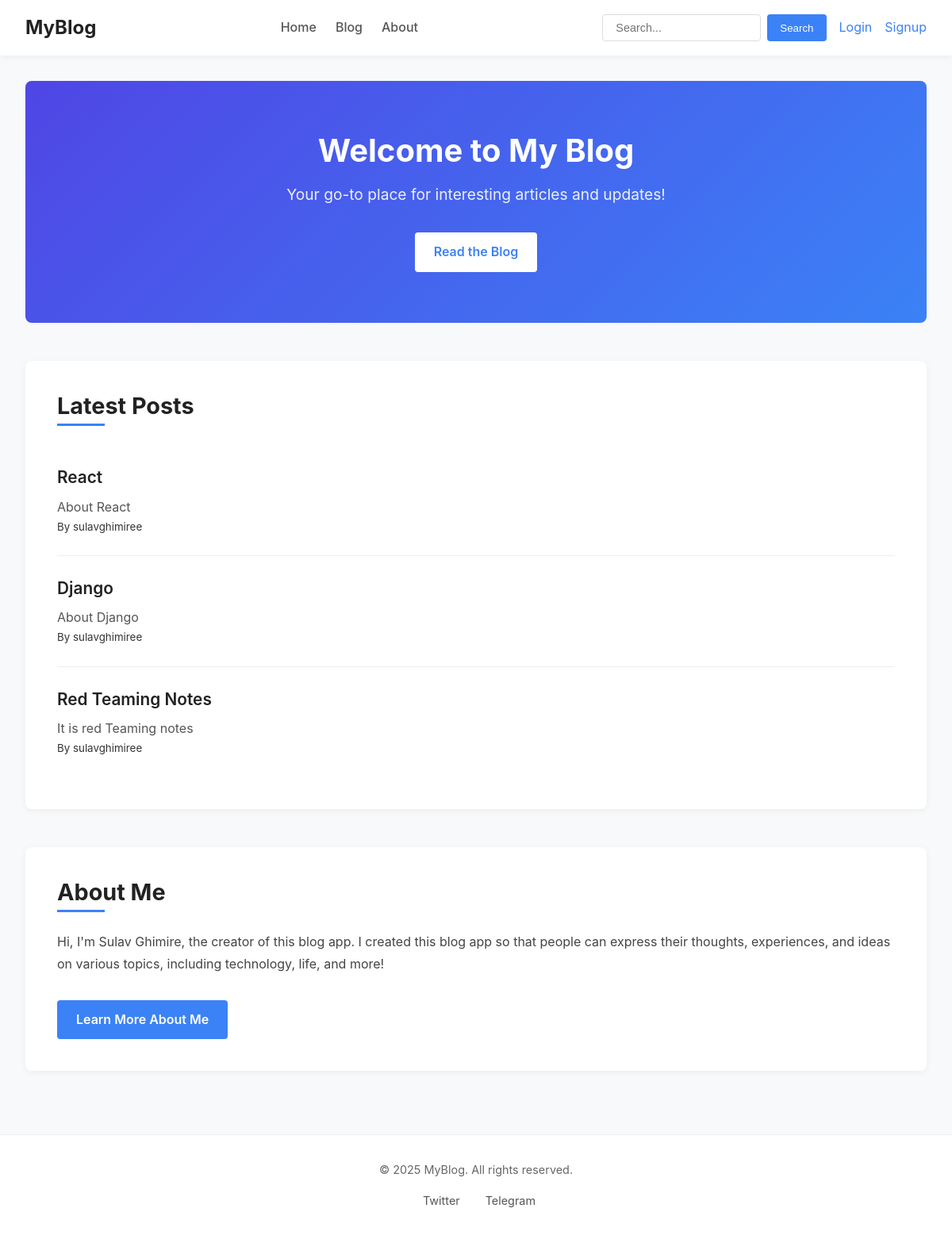
The page / on the database its author committed.
### blog_app/models.py (models this page shows, shortened)
class Blog(models.Model):
    title = models.CharField(max_length=200)
    short_desc = models.CharField(max_length=200)
    content = models.TextField()
    author = models.ForeignKey(User, on_delete=models.CASCADE)
    created = models.DateTimeField(auto_now_add=True)
    updated = models.DateTimeField(auto_now=True)
    is_published = models.BooleanField(default=False)

### blog_app/views.py (the view)
# urls.py: path('', views.home, name='home'),
def home(request):
    blogs = Blog.objects.all().order_by('-created')[:5]
    return render(request, 'blog_app/home.html', {'blogs':blogs})

### blog_app/templates/blog_app/home.html
{% extends 'base.html' %}{% block content %}
<section class="hero">
  <h1>Welcome to My Blog</h1>
  <p>Your go-to place for interesting articles and updates!</p>
  <a href="" class="cta-button">Read the Blog</a>
</section>
<section class="latest-posts">
  <h2>Latest Posts</h2>
  <ul>
    {% for blog in blogs %}
    <li>
      <a href="">{{ blog.title }}</a>
      <p>{{ blog.short_desc }}</p>
      <small>By {{blog.author}}</small>
    </li>
    {% empty %}
    <li>No posts available yet. Stay tuned!</li>
    {% endfor %}
  </ul>
</section>
<section class="about">
  <h2>About Me</h2>
  <p>
    Hi, I'm Sulav Ghimire, the creator of this blog app. I created this blog app
    so that people can express their thoughts, experiences, and ideas on various
    topics, including technology, life, and more!
  </p>
  <a href="" class="cta-button">Learn More About Me</a>
</section>
{% endblock %}

### templates/base.html (shortened to what this page needs)
{% load static %}
<!DOCTYPE html>
<html lang="en">
  <head>
    <link rel="stylesheet" href="{% static 'styles.css' %}" />
    <link rel="stylesheet" href="{% static 'styles2.css' %}" />
    <link rel="stylesheet" href="{% static 'styles3.css' %}" />
  </head>
  <body>
    <header>
      <nav>
        <div class="nav-left">
          <a href="{% url 'home' %}">MyBlog</a>
        </div>
        <div class="nav-center">
          <a href="{% url 'home' %}">Home</a>
          <a href="">Blog</a>
          <a href="">About</a>
        </div>
        <div class="nav-right">
          <form method="GET" action="">
            <input type="text" name="q" placeholder="Search..." />
            <button type="submit">Search</button>
          </form>
          {% if user.is_authenticated %}
          <a href="{% url 'logout-user' %}">Logout</a>
          <span>Hi, {{ user.username }}</span>
          {% else %}
          <a href="{% url 'login-page' %}">Login</a>
          <a href="{% url 'signup-page' %}">Signup</a>
          {% endif %}
        </div>
      </nav>
    </header>
    <main>{% block content %} {% endblock %}</main>
    <footer>
      <p>&copy; {{ year|default:"2025" }} MyBlog. All rights reserved.</p>
      <div class="social-icons">
        <a href="https://twitter.com" target="_blank" rel="noopener">
           Twitter
        </a>
        <a href="https://t.me" target="_blank" rel="noopener">
           Telegram
        </a>
      </div>
    </footer>
  </body>
</html>

### static/styles.css (style rules this page uses)
* { margin: 0; padding: 0; box-sizing: border-box; }
body { font-family: 'Inter', -apple-system, BlinkMacSystemFont, 'Segoe UI', Roboto, Oxygen, Ubuntu, sans-serif; line-height: 1.6; color: #333; background-color: #f8f9fa; display: flex; flex-direction: column; min-height: 100vh; }
h1, h2, h3, h4, h5, h6 { font-weight: 700; line-height: 1.2; margin-bottom: 1rem; color: #222; }
a { color: #3b82f6; text-decoration: none; transition: color 0.2s ease; }
main { flex: 1; padding: 2rem; max-width: 1200px; width: 100%; margin: 0 auto; }
header { background-color: #fff; box-shadow: 0 2px 10px rgba(0, 0, 0, 0.05); position: sticky; top: 0; z-index: 100; }
nav { display: flex; justify-content: space-between; align-items: center; padding: 1rem 2rem; max-width: 1200px; margin: 0 auto; }
.nav-left a { font-size: 1.5rem; font-weight: 700; color: #222; }
.nav-center { display: flex; gap: 1.5rem; }
.nav-center a { color: #555; font-weight: 500; position: relative; }
.nav-center a::after { content: ''; position: absolute; bottom: -5px; left: 0; width: 0; height: 2px; background-color: #3b82f6; transition: width 0.3s ease; }
.nav-right { display: flex; align-items: center; gap: 1rem; }
.nav-right form { display: flex; position: relative; }
.nav-right input { padding: 0.5rem 1rem; border: 1px solid #ddd; border-radius: 4px; font-size: 0.9rem; width: 200px; transition: all 0.3s ease; }
.nav-right button { background-color: #3b82f6; color: white; border: none; border-radius: 4px; padding: 0.5rem 1rem; margin-left: 0.5rem; cursor: pointer; font-weight: 500; transition: background-color 0.2s ease; }
footer { background-color: #fff; border-top: 1px solid #eee; padding: 2rem; text-align: center; font-size: 0.9rem; color: #666; }
.social-icons { display: flex; justify-content: center; gap: 1.5rem; margin-top: 1rem; }
.social-icons a { display: flex; align-items: center; gap: 0.5rem; color: #555; transition: color 0.2s ease; }
.hero { text-align: center; padding: 4rem 2rem; background: linear-gradient(135deg, #4f46e5, #3b82f6); color: white; border-radius: 8px; margin-bottom: 3rem; }
.hero h1 { font-size: 2.5rem; margin-bottom: 1rem; color: white; }
.hero p { font-size: 1.2rem; margin-bottom: 2rem; max-width: 600px; margin-left: auto; margin-right: auto; opacity: 0.9; }
.cta-button { display: inline-block; background-color: white; color: #3b82f6; padding: 0.75rem 1.5rem; border-radius: 4px; font-weight: 600; transition: all 0.3s ease; text-decoration: none; }
.latest-posts { background-color: white; border-radius: 8px; padding: 2.5rem; margin-bottom: 3rem; box-shadow: 0 2px 10px rgba(0, 0, 0, 0.05); }
.latest-posts h2 { font-size: 1.8rem; margin-bottom: 1.5rem; position: relative; padding-bottom: 0.5rem; }
.latest-posts h2::after { content: ''; position: absolute; bottom: 0; left: 0; width: 60px; height: 3px; background-color: #3b82f6; }
.latest-posts ul { list-style: none; padding: 0; }
.latest-posts li { padding: 1.5rem 0; border-bottom: 1px solid #eee; }
.latest-posts li:last-child { border-bottom: none; }
.latest-posts li a { font-size: 1.3rem; font-weight: 600; color: #222; margin-bottom: 0.5rem; display: block; transition: color 0.2s ease; }
.latest-posts li p { color: #555; line-height: 1.5; margin-top: 0.5rem; }
.about { background-color: white; border-radius: 8px; padding: 2.5rem; margin-bottom: 3rem; box-shadow: 0 2px 10px rgba(0, 0, 0, 0.05); }
.about h2 { font-size: 1.8rem; margin-bottom: 1.5rem; position: relative; padding-bottom: 0.5rem; }
.about h2::after { content: ''; position: absolute; bottom: 0; left: 0; width: 60px; height: 3px; background-color: #3b82f6; }
.about p { margin-bottom: 2rem; color: #444; line-height: 1.7; }
.about .cta-button { background-color: #3b82f6; color: white; }

### rows shown on the page
Blog: title "React", short_desc "About React", author "sulavghimiree"
Blog: title "Django", short_desc "About Django", author "sulavghimiree"
Blog: title "Red Teaming Notes", short_desc "It is red Teaming notes", author "sulavghimiree"

### other values the page prints
{{ year|default:"2025" }} "2025"
